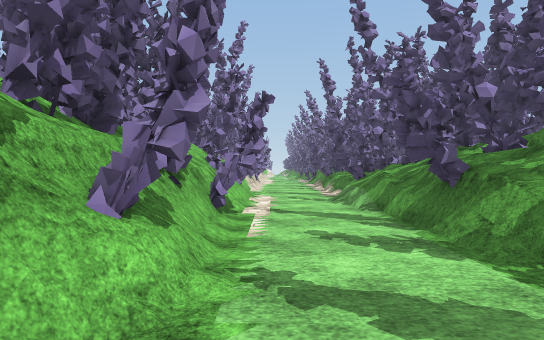
View 1 (above)

12 first-person views from a walk through a Unity game level. The camera is 1.2 m above the floor, looks level and sees 75° across. The floor is counted in squares, 2 m on a side. Each view is taken from the middle of a square. On the plan, view 1 faces up. The plan holds only what a view shows up to about 10 squares ahead; the rest is blank. The place goes on beyond the plan. The player character is not drawn. Some surface patterns are stand-ins.

View 2
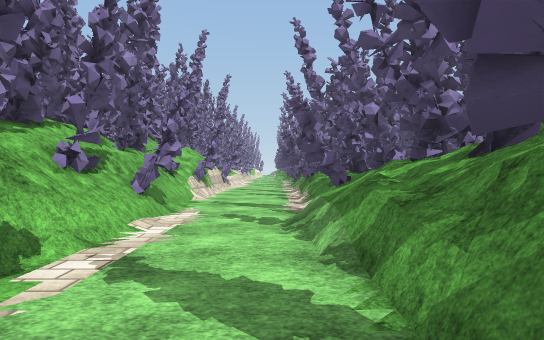

View 3
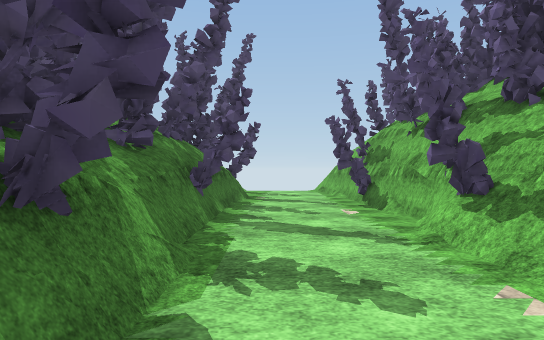

View 4
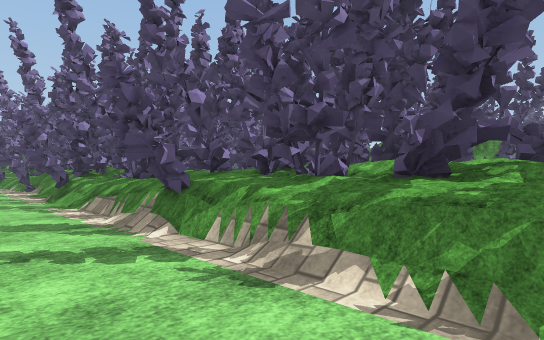

View 5
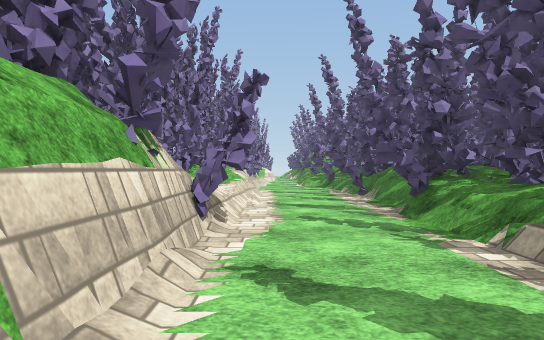

View 6
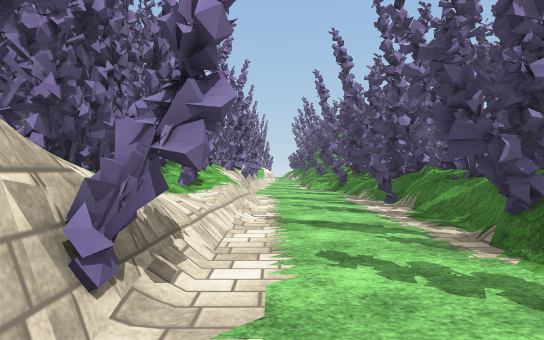

View 7
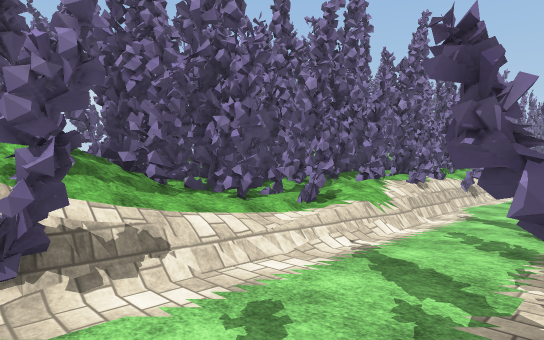

View 8
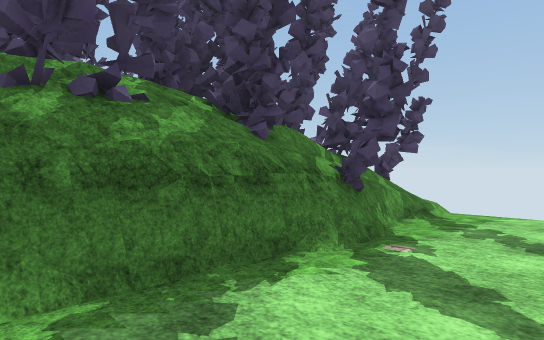

View 9
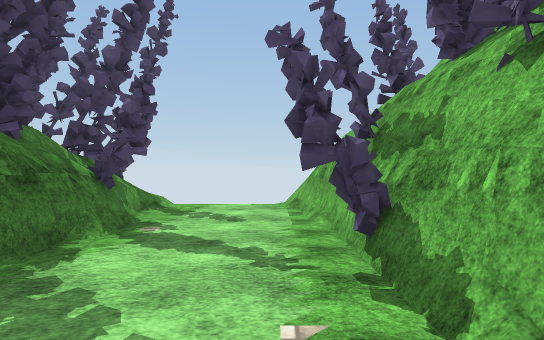

View 10
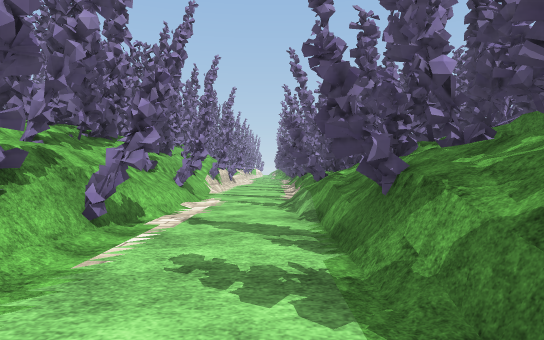

View 11
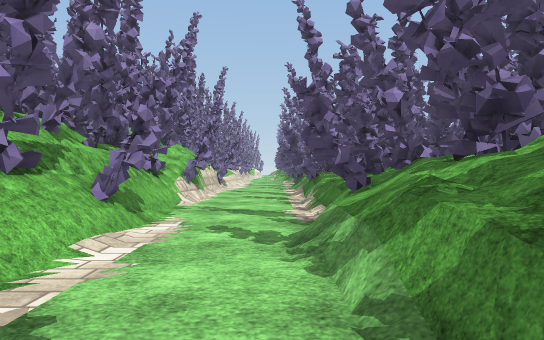

View 12
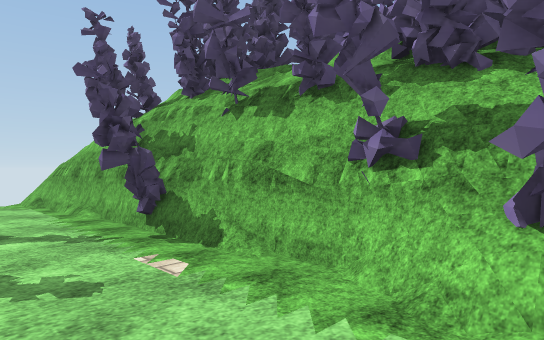

### Floor plan
Key: @ floor where view 1 was taken; # wall or solid block; x gap in a wall; . main floor; : floor 0.75 m higher than the main floor; / step, stairs or slope; = window, fence, low wall or low ledge.
Columns run from 2 left of view 1 to 4 right of it. Each row starts with its distance up from view 1.
 24  #. ##
 23  #..=#
 22  #../#
 21  #..=#
 20  #..##
 19 ##..=#
 18 ##...#
 17 #:..##
 16 ##..=#
 15  #../#
 14  #..=#
 13  #..=#
 12  #..##
 11  #..=#
 10  #..##
  9  #..=#
  8  #./x##
  7  #.//##
  6  #../=#
  5  #../##
  4  #..##
  3  #..##
  2  #..#
  1  #..#
  0  #@.#
 -1  #..#
 -2  #..#
 -3  #..##
 -4  #..##
 -5  #../#
 -6      #

Where each view was taken, in squares from view 1:
view 1: 0 up, 0 right, facing up
view 2: 3 up, 1 right, facing up
view 3: 5 up, 1 right, facing down
view 4: 9 up, 0 right, facing up-right
view 5: 12 up, 0 right, facing up
view 6: 14 up, 0 right, facing up
view 7: 15 up, 2 right, facing up-left
view 8: 0 up, 0 right, facing down-right
view 9: 1 up, 0 right, facing down
view 10: 1 up, 1 right, facing up
view 11: 4 up, 1 right, facing up
view 12: 2 up, 1 right, facing down-left
